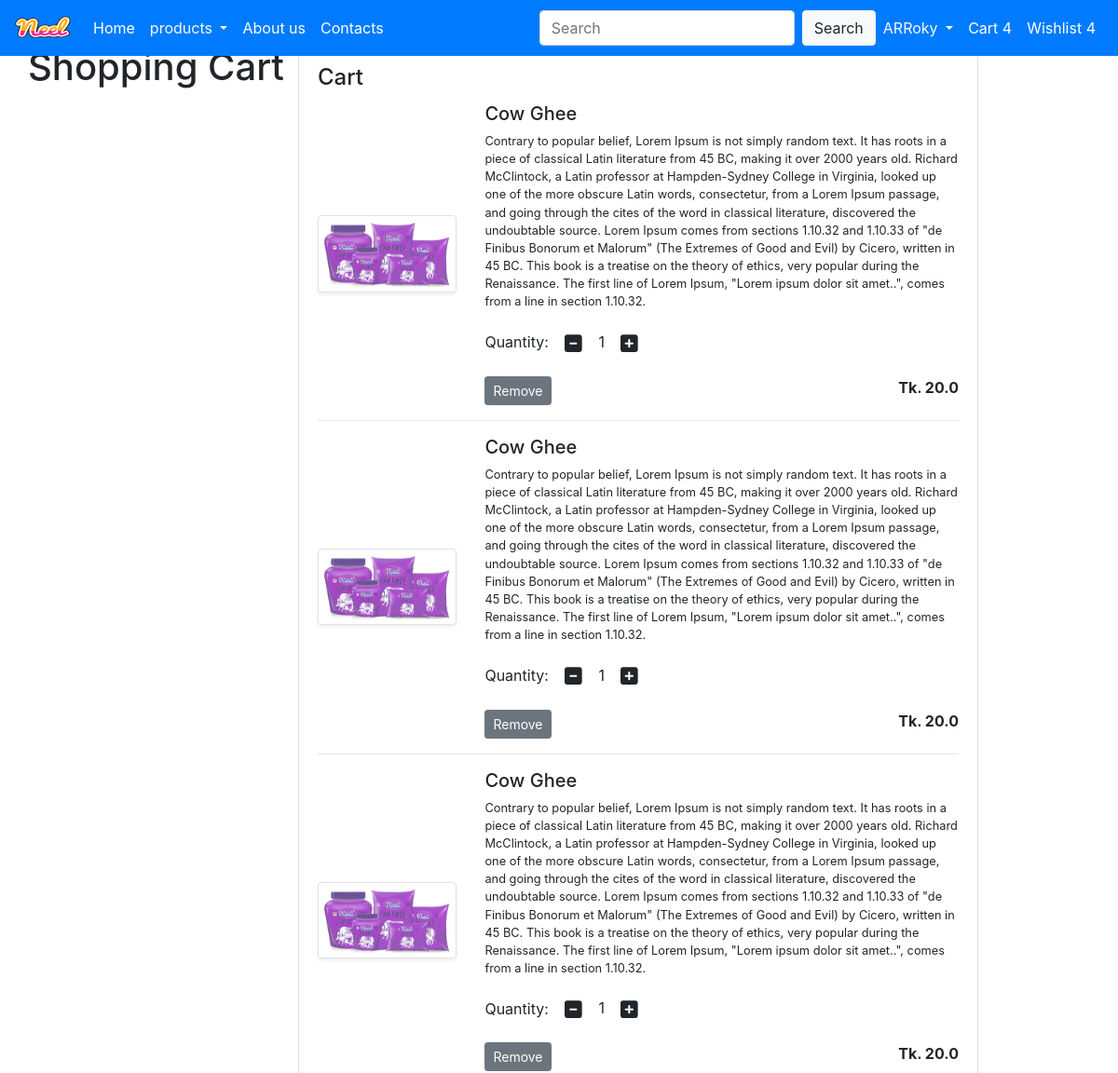
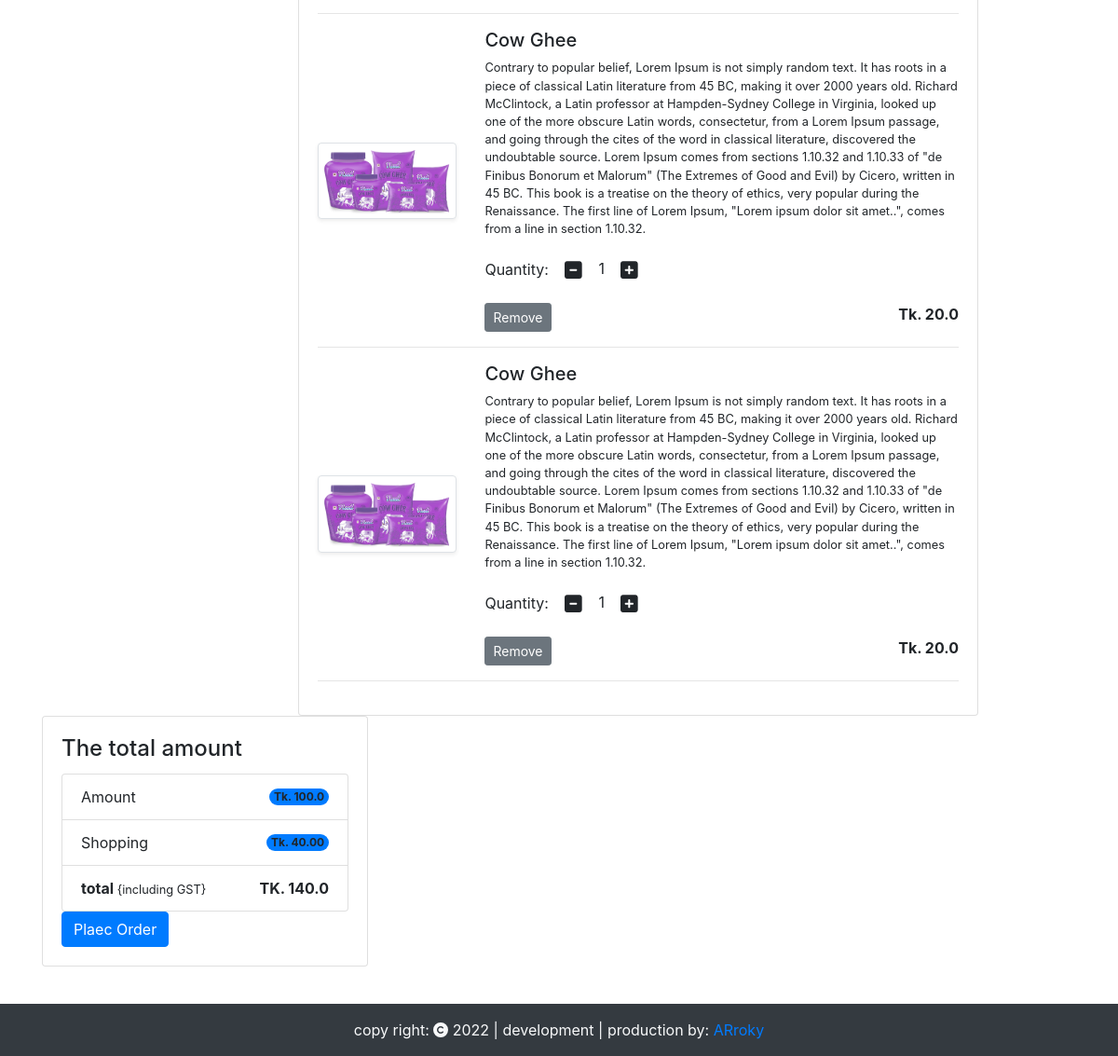
The app's page /cart/ (signed in) with its own data (2 pictures, top to bottom).
### Apps/models.py (models this page shows, shortened)
class Cart(models.Model):
    user = models.ForeignKey(User, on_delete=models.CASCADE)
    product = models.ForeignKey(Product, on_delete=models.CASCADE)
    quantity = models.PositiveIntegerField(default=1)

class Product(models.Model):
    title = models.CharField(max_length=100)
    selling_price = models.FloatField()
    discount_price = models.FloatField()
    description = models.TextField()
    compositions = models.TextField(default='')
    product_app = models.TextField(default='')
    category = models.CharField(max_length=2, choices=CATEGORY_CHOICES,)
    created_at = models.DateTimeField(auto_now_add=True)
    Product_image = models.ImageField(upload_to='products')

### Apps/views.py (the view)
# urls.py: path('cart/', views.show_cart, name='showcart'),
def show_cart(request):
    user = request.user
    cart = Cart.objects.filter(user=user)
    amount = 0
    for p in cart:
        value = p.quantity * p.product.discount_price
        amount = amount + value
    totalamount = amount + 40;
    return render(request, 'Apps/addtocart.html', locals())

### Apps/Templates/Apps/addtocart.html (shortened to what this page needs)
{% extends 'Apps/base.html' %}
{% load static %}
{% block main-content %}
<div class="container pt-5">
    <div class="row pb-5 mb-5">
        {% if cart %}
        <h1 class="text-center mb-5">Shopping Cart</h1>
        <div class="col-md-8">
            <div class="card">
                <div class="card-body">
                    <h4 class="card-title">Cart</h4>
                    {% for item in cart %}
                    <div class="row">
                        <div class="col-sm-3 text-center align-self-center">
                            <img src="{{item.product.Product_image.url}}" alt="" class="img-fluid img-thumbnail shadow-sm" width="150" height="150">
                        </div>
                        <div class="col-sm-9">
                            <div class="">
                                <h5>
                                    {{item.product.title}}
                                </h5>
                                <p class="mb-2 text-mute small">
                                    {{item.product.description}}
                                </p>
                                <div class="my-3">
                                    <label for="quantity">Quantity:</label>
                                    <a pid={{item.product.id}} class="minus-cart btn"><i class="fas fa-minus-square fa-lg"></i></a>
                                    <span id="quantity">
                                        {{item.quantity}}
                                    </span>
                                    <a pid={{item.product.id}} class="plus-cart btn"><i class="fas fa-plus-square fa-lg"></i></a>
                                </div>
                                <div class="d-flex justify-content-between">
                                    <a href="{% url 'removecart' %}" class="remove-cart btn btn-sm btn-secondary mr-3" pid={{item.product.id}}>Remove</a>
                                    <p class="mb-0"><span><strong>Tk. {{item.product.discount_price}}</strong></span></p>
                                </div>
                            </div>
                        </div>
                    </div>
                    <hr class="text-mute">
                    {% endfor %}
                </div>
            </div>
        </div>
        <div class="col-sm-4">
            <div class="card">
                <div class="card-body">
                    <h4 class="card-title">The total amount</h4>
                    <ul class="list-group">
                      <li class="list-group-item d-flex justify-content-between align-items-center">
                        Amount
                        <span class="badge bg-primary rounded-pill" id="amount">Tk.
                            {{amount}}
                        </span>
                      </li>
                      <li class="list-group-item d-flex justify-content-between align-items-center">
                        Shopping
                        <span class="badge bg-primary rounded-pill">Tk. 40.00</span>
                      </li>
                      <li class="list-group-item d-flex justify-content-between align-items-center">
                        <div class="">
                            <strong>total</strong><small>
                                {including GST}
                            </small>
                        </div>
                        <span id="totalamount"><strong>TK.
                            {{totalamount}}
                        </strong></span>
                      </li>
                    </ul>
                    <div class="d-grid"><a href="{% url 'checkout' %}" class="btn btn-primary">Plaec Order</a></div>
                </div>
            </div>
        </div>
        {% else %}
            <h1 class="text-center mb-5">cart is empty</h1>
        {% endif %}
    </div>
</div>
{% endblock main-content %}

### Apps/Templates/Apps/base.html (shortened to what this page needs)
<!doctype html>
{% load static %}
<html lang="en">
  <head>
    <link rel="stylesheet" href="https://stackpath.bootstrapcdn.com/bootstrap/4.3.1/css/bootstrap.min.css">
    <link rel="stylesheet" href="{% static 'Apps/css/owl.carousel.min.css' %}">
    <link rel="stylesheet" href="{% static 'Apps/css/all.min.css' %}">
    <link rel="stylesheet" href="{% static 'Apps/css/style.css' %}">
  </head>
  <body>
    <nav class="navbar navbar-expand-lg navbar-dark bg-primary fixed-top py-0">
        <a class="navbar-brand" href="#">
            <img src="{% static 'Apps/images/Neel.png' %}" width="60" height="50">
        </a>
        <div class="collapse navbar-collapse" id="navbarSupportedContent">
          <ul class="navbar-nav mr-auto">
            {% if request.user.is_authenticated %}
            <li class="nav-item active">
              <a class="nav-link" href="{% url 'Home' %}">Home</a>
            </li>
            <li class="nav-item dropdown">
                <a class="nav-link dropdown-toggle text-light" href="#" role="button" data-toggle="dropdown" aria-expanded="false">
                  products
                </a>
            </li>
            <li class="nav-item">
              <a class="nav-link text-white" href="{% url 'about-us' %}">About us</a>
            </li>
            <li class="nav-item">
              <a class="nav-link text-white" href="{% url 'contact-us' %}">Contacts</a>
            </li>
          </ul>
          <form class="form-inline my-2 my-lg-0">
            <input class="form-control mr-sm-2" type="search" placeholder="Search" aria-label="Search">
            <button class="btn btn-light my-2 my-sm-0" type="submit">Search</button>
          </form>
          <ul class="navbar-nav me-auto mb-2 mb-lg-0">
            <li class="nav-item dropdown">
                <a class="nav-link dropdown-toggle text-light" href="#" role="button" data-toggle="dropdown" aria-expanded="false">
                  ARRoky
                </a>
            </li>
            <li class="nav-item">
                <a class="nav-link text-white">Cart 4</a>
            </li>
            <li class="nav-item">
                <a class="nav-link text-white">Wishlist 4</a>
            </li>
            {% endif %}
          </ul>
        </div>
    </nav>
    {% block main-content %}    {% endblock main-content %}
    <footer>
        <div class="text-center bg-dark text-light py-3 fixed-bottom">
            copy right: <i class="fa fa-copyright" aria-hidden="true"></i> 2022 | development | production by: <a href="https://github.com/startup-Git" class="text-decoration-none">ARroky</a>
        </div>
    </footer>
  </body>
</html>

### records on screen
Cart: product.Product_image (picture), product "Cow Ghee", product.description "Contrary to popular belief, Lorem Ipsum is not simply random text. It has roots in a piece of classical Latin literature from 45 BC, making it over 2000 years old. Richard McClintock, a Latin professor at Hampden-Sydney College in Virginia, looked up one of the more obscure Latin words, consectetur, from a Lorem Ipsum passage, and going through the cites of the word in classical literature, discovered the undoubtable source. Lorem Ipsum comes from sections 1.10.32 and 1.10.33 of \"de Finibus Bonorum et Malorum\" (The Extremes of Good and Evil) by Cicero, written in 45 BC. This book is a treatise on the theory of ethics, very popular during the Renaissance. The first line of Lorem Ipsum,…", quantity "1", product.discount_price "20.0"
Cart: product.Product_image (picture), product "Cow Ghee", product.description "Contrary to popular belief, Lorem Ipsum is not simply random text. It has roots in a piece of classical Latin literature from 45 BC, making it over 2000 years old. Richard McClintock, a Latin professor at Hampden-Sydney College in Virginia, looked up one of the more obscure Latin words, consectetur, from a Lorem Ipsum passage, and going through the cites of the word in classical literature, discovered the undoubtable source. Lorem Ipsum comes from sections 1.10.32 and 1.10.33 of \"de Finibus Bonorum et Malorum\" (The Extremes of Good and Evil) by Cicero, written in 45 BC. This book is a treatise on the theory of ethics, very popular during the Renaissance. The first line of Lorem Ipsum,…", quantity "1", product.discount_price "20.0"
Cart: product.Product_image (picture), product "Cow Ghee", product.description "Contrary to popular belief, Lorem Ipsum is not simply random text. It has roots in a piece of classical Latin literature from 45 BC, making it over 2000 years old. Richard McClintock, a Latin professor at Hampden-Sydney College in Virginia, looked up one of the more obscure Latin words, consectetur, from a Lorem Ipsum passage, and going through the cites of the word in classical literature, discovered the undoubtable source. Lorem Ipsum comes from sections 1.10.32 and 1.10.33 of \"de Finibus Bonorum et Malorum\" (The Extremes of Good and Evil) by Cicero, written in 45 BC. This book is a treatise on the theory of ethics, very popular during the Renaissance. The first line of Lorem Ipsum,…", quantity "1", product.discount_price "20.0"
Cart: product.Product_image (picture), product "Cow Ghee", product.description "Contrary to popular belief, Lorem Ipsum is not simply random text. It has roots in a piece of classical Latin literature from 45 BC, making it over 2000 years old. Richard McClintock, a Latin professor at Hampden-Sydney College in Virginia, looked up one of the more obscure Latin words, consectetur, from a Lorem Ipsum passage, and going through the cites of the word in classical literature, discovered the undoubtable source. Lorem Ipsum comes from sections 1.10.32 and 1.10.33 of \"de Finibus Bonorum et Malorum\" (The Extremes of Good and Evil) by Cicero, written in 45 BC. This book is a treatise on the theory of ethics, very popular during the Renaissance. The first line of Lorem Ipsum,…", quantity "1", product.discount_price "20.0"
Cart: product.Product_image (picture), product "Cow Ghee", product.description "Contrary to popular belief, Lorem Ipsum is not simply random text. It has roots in a piece of classical Latin literature from 45 BC, making it over 2000 years old. Richard McClintock, a Latin professor at Hampden-Sydney College in Virginia, looked up one of the more obscure Latin words, consectetur, from a Lorem Ipsum passage, and going through the cites of the word in classical literature, discovered the undoubtable source. Lorem Ipsum comes from sections 1.10.32 and 1.10.33 of \"de Finibus Bonorum et Malorum\" (The Extremes of Good and Evil) by Cicero, written in 45 BC. This book is a treatise on the theory of ethics, very popular during the Renaissance. The first line of Lorem Ipsum,…", quantity "1", product.discount_price "20.0"

### other values on screen
{{ amount }} "100.0"
{{ totalamount }} "140.0"
